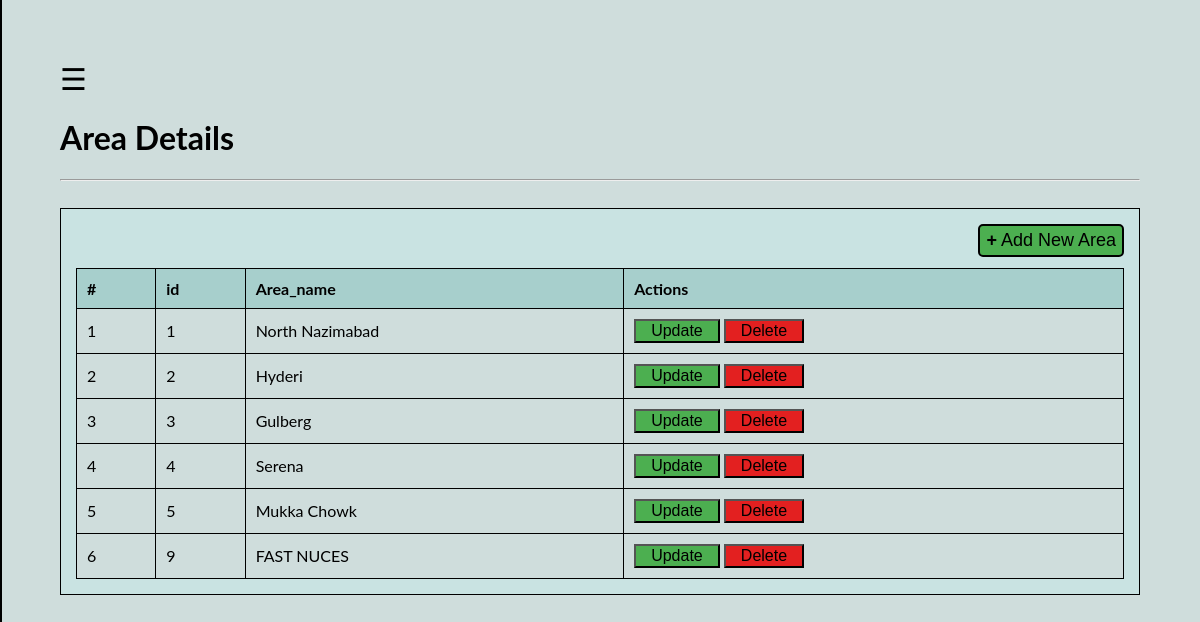
The page /Listing/Arealisting/ on the database as committed earlier.
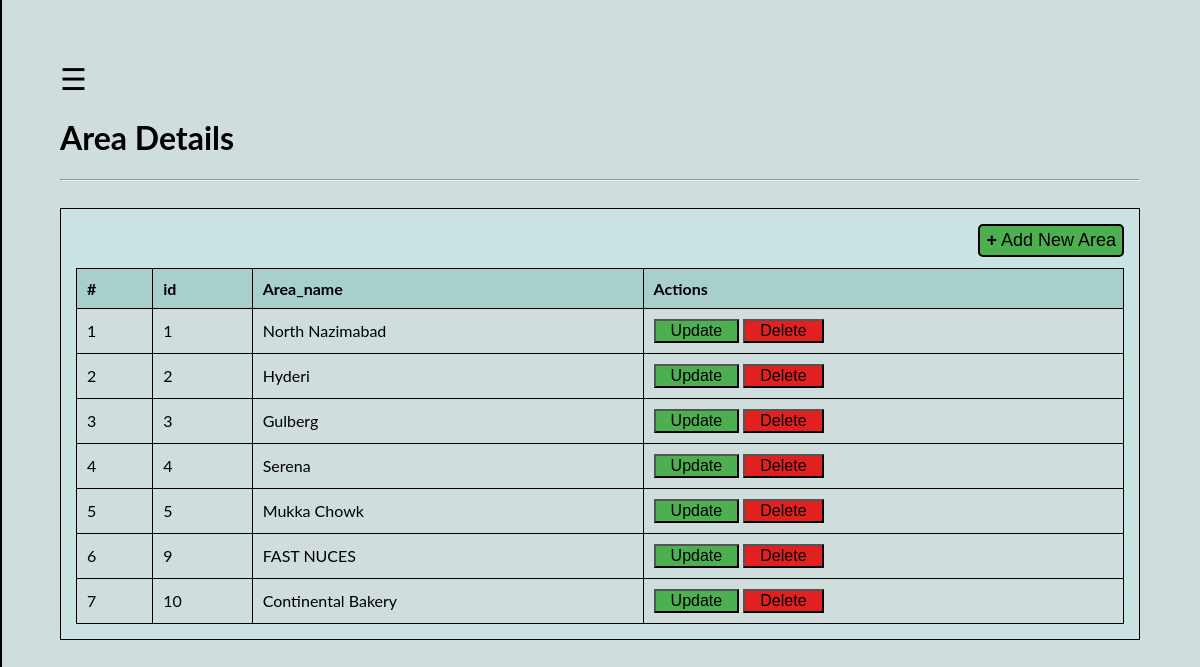
The same page on the database as committed later.
### area/models.py (models this page shows)
class Area(models.Model):
    Area_name = models.CharField(null=False,max_length=200)

### listings/views.py (the view)
# urls.py: path("Arealisting/",view = views.AreaList, name="Area List"),
def AreaList(request):
    shared = Shared_Methods()
    Table_Head = shared.GetAllColumnNamesFromTable(Area)
    dataList = list(Area.objects.values())
    context = {"list": dataList,"list2":Table_Head}
    return render(request, "admin/List/AreaList.html",context)

### shared/Shared_Methods.py (called while the page is built)
    def GetAllColumnNamesFromTable(self,Model):
        return [f.get_attname() for f in Model._meta.fields]

### TEMPLATES/admin/List/AreaList.html (shortened to what this page needs)
{% extends 'admin/List/Base.html' %}
{% block Title %}
Area
{% endblock %}
{% block AddTitle %}
Area
{% endblock %}
{% block TableHeads %}
{% for link in list2 %}
<th>{{link}}</th>
{% endfor %}
{% endblock %}
{% block TableBody %}
{% for link in list %}
<tr>
    <td>{{forloop.counter}}</td>
    <td>{{link.id}}</td>
    <td>{{link.Area_name}}</td>
    <td>
        <button name={{link.Area_name}} accesskey={{link.id}} class="Update">Update</button>
        <button accesskey={{link.id}} class="Delete">Delete</button>
    </td>
</tr>
{% endfor %}
{% endblock %}

Rows that differ between the two databases and show on the page:
added Area: id "10", Area_name "Continental Bakery"
